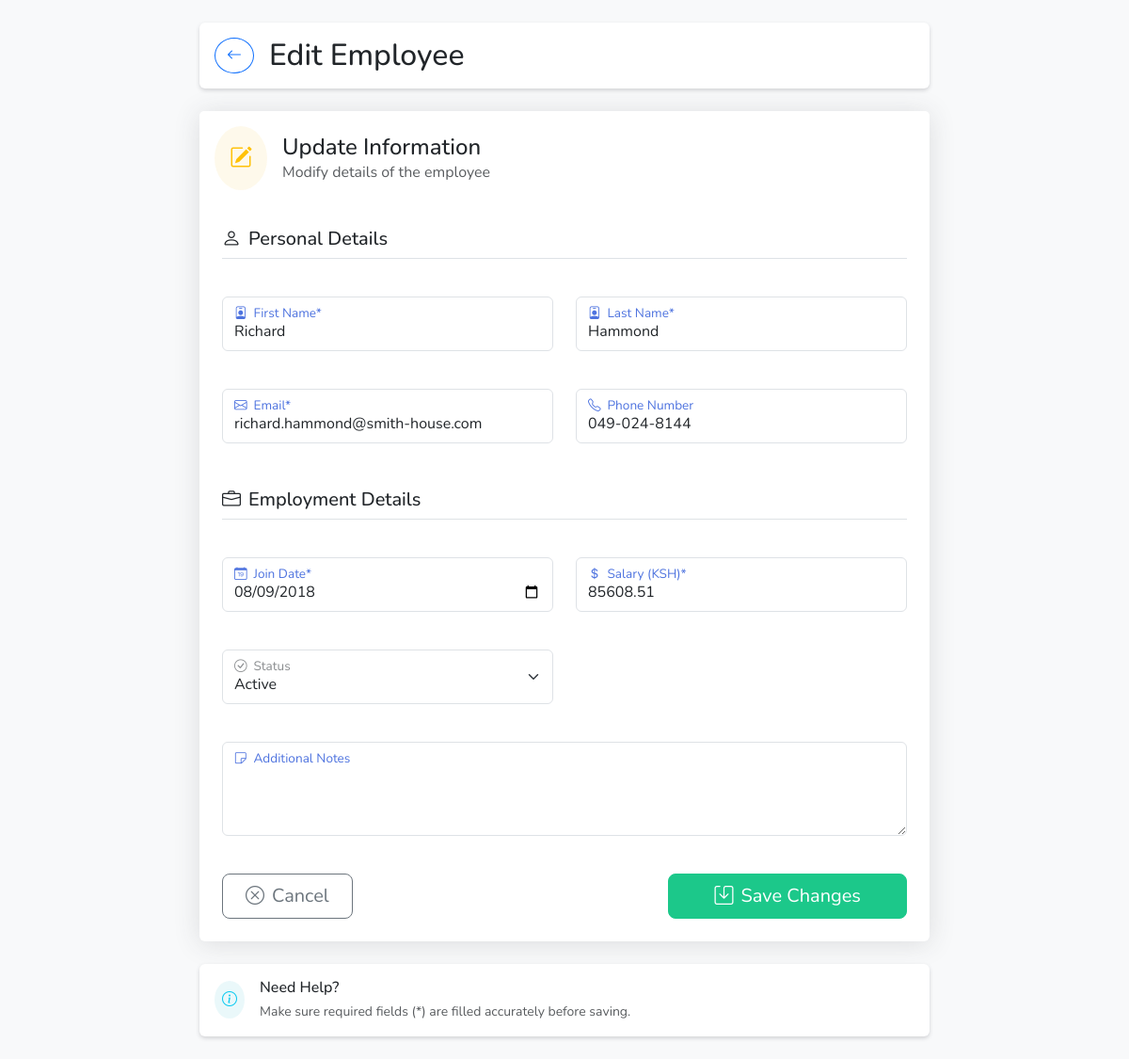
Before: /edit_employee/86/ (signed in) with the older database file.
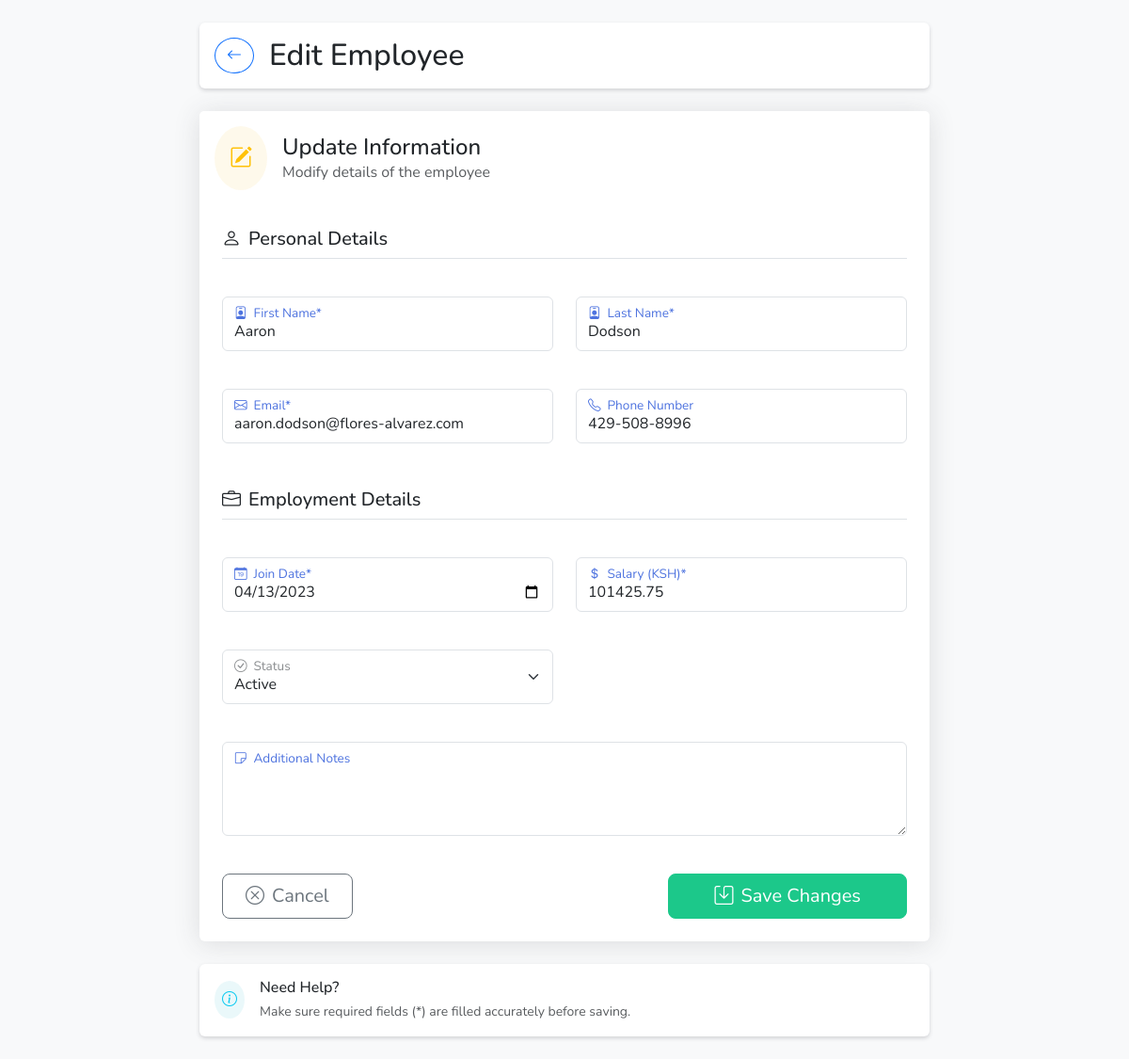
After: the same page with the newer database file.
### payroll/models.py (models this page shows, shortened)
class Employee(models.Model):
    ACTIVE_STATUS = [
        ('active', 'Active'),
        ('on_leave', 'On Leave'),
        ('probation', 'Probation'),
    ]
    DEPARTMENT_CHOICES = [
        ('engineering', 'Engineering'),
        ('marketing', 'Marketing'),
        ('sales', 'Sales'),
        ('human_resource', 'Human Resource'),
        ('finance', 'Finance'),
        ('design', 'Design'),
    ]
    first_name = models.CharField(max_length=30)
    last_name = models.CharField(max_length=30)
    email = models.EmailField()
    phone_number = models.CharField(max_length=15, blank=True, null=True)
    hire_date = models.DateField()
    department = models.CharField(
        max_length=20,
        choices=DEPARTMENT_CHOICES,
        null=True,
        blank=True,
    )
    salary = models.DecimalField(max_digits=10, decimal_places=2)
    is_active = models.CharField(
        max_length=10,
        choices=ACTIVE_STATUS,
        default='active',
    )

### payroll/views.py (the view)
# urls.py: path('edit_employee/<int:employee_id>/', views.edit_employee, name='edit_employee'),
@login_required
def edit_employee(request, employee_id):
    employee = get_object_or_404(Employee, id=employee_id)
    if request.method == 'POST':
        form = EmployeeForm(request.POST, instance=employee)
        if form.is_valid():
            form.save()
            messages.success(request, 'Employee details updated successfully.')
            return redirect('employee_list')
    else:
        form = EmployeeForm(instance=employee)
    context = {
        'form': form,
        'employee': employee,
        'title': 'Edit Employee'
    }
    return render(request, 'payroll/edit_employee.html', context)

### payroll/forms.py
class EmployeeForm(forms.ModelForm):
    class Meta:
        model = Employee
        fields = '__all__'

### payroll/templates/payroll/edit_employee.html (shortened to what the changed rows need)
{% load static %}
<!DOCTYPE html>
<html lang="en">
<head>
    <link rel="stylesheet" href="https://cdn.jsdelivr.net/npm/bootstrap@5.3.2/dist/css/bootstrap.min.css" />
    <link rel="stylesheet" href="https://cdn.jsdelivr.net/npm/bootstrap-icons@1.11.1/font/bootstrap-icons.css" />
    <link rel="stylesheet" href="{% static 'css/employees.css' %}" />
</head>
<body class="bg-light">
<div class="container-fluid py-4">
    <div class="row justify-content-center">
        <div class="col-lg-8 col-md-10 col-12">
            <div class="card border-0 shadow-sm mb-4 animate-fade-in">
                <div class="card-body d-flex align-items-center">
                    <h2 class="m-0">Edit Employee</h2>
                </div>
            </div>
            <div class="card border-0 shadow animate-fade-in">
                <div class="card-body p-4">
                    <form method="POST" action="{% url 'edit_employee' employee.id %}" class="needs-validation" novalidate>
                        <div class="row g-4">
                            <div class="col-md-6">
                                <div class="form-floating mb-3">
                                    <input type="text" class="form-control" id="firstName" name="first_name" value="{{ employee.first_name }}" required>
                                    <label for="firstName">First Name*</label>
                                </div>
                            </div>
                            <div class="col-md-6">
                                <div class="form-floating mb-3">
                                    <input type="text" class="form-control" id="lastName" name="last_name" value="{{ employee.last_name }}" required>
                                    <label for="lastName">Last Name*</label>
                                </div>
                            </div>
                            <div class="col-md-6">
                                <div class="form-floating mb-3">
                                    <input type="email" class="form-control" id="email" name="email" value="{{ employee.email }}" required>
                                    <label for="email">Email*</label>
                                </div>
                            </div>
                            <div class="col-md-6">
                                <div class="form-floating mb-3">
                                    <input type="tel" class="form-control" id="phone" name="phone_number" value="{{ employee.phone_number }}">
                                    <label for="phone">Phone Number</label>
                                </div>
                            </div>
                            <div class="col-md-6">
                                <div class="form-floating mb-3">
                                    <input type="date" class="form-control" id="joinDate" name="hire_date" value="{{ employee.hire_date|date:'Y-m-d' }}" required>
                                    <label for="joinDate">Join Date*</label>
                                </div>
                            </div>
                            <div class="col-md-6">
                                <div class="form-floating mb-3">
                                    <input type="number" class="form-control" id="salary" name="salary" value="{{ employee.salary }}" step="0.01" min="0" required>
                                    <label for="salary">Salary (KSH)*</label>
                                </div>
                            </div>
                        </div>
                    </form>
                </div>
            </div>
        </div>
    </div>
</div>
</body>
</html>

Changed rows visible on the page:
changed Employee: first_name "Richard" → "Aaron"; last_name "Hammond" → "Dodson"; email "richard.hammond@smith-house.com" → "aaron.dodson@flores-alvarez.com"; phone_number "049-024-8144" → "429-508-8996"; hire_date "08/09/2018" → "04/13/2023"; salary "85608.51" → "101425.75"
